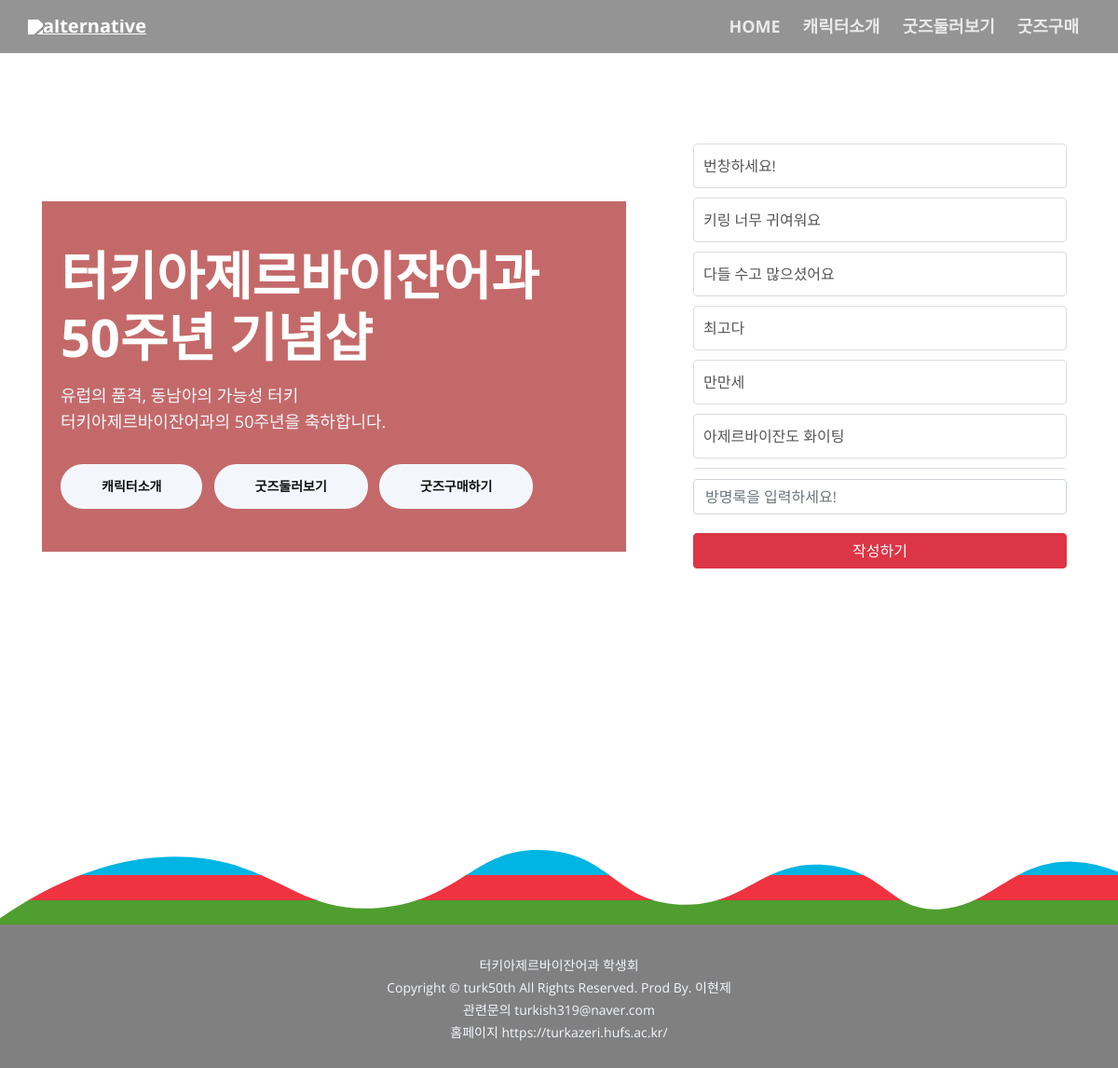
The page / on the database its author committed.
### guestbook/models.py (models this page shows)
class Balloon(models.Model):
    writer = models.CharField(max_length=10, null=True)
    body = models.CharField(max_length=50, null=True)

### guestbook/views.py (the view)
# urls.py: path('', views.balloon_list, name='home'),
@csrf_exempt
def balloon_list(request):
    if request.method == 'POST':
        body = request.POST.get('body')
        if body:
            Balloon.objects.create(body=body)
        return redirect('home')  # 방명록 작성 후 리다이렉트
    guestbook_entries = Balloon.objects.all().order_by('-id')
    return render(request, 'home.html', {'guestbook_entries': guestbook_entries})

### supply/templates/home.html (shortened to what this page needs)
{% extends 'base.html' %}
{% load static %}
{% block content %}
<header id="header" class="header">
    <div class="header-content">
        <div class="container" >
            <div class="row">
                <div class="col-lg-7 col-xl-5.1">
                    <div class="text-container">
                        <br>
                        <h1>터키아제르바이잔어과</br>  50주년 기념샵</h1>
                        <p class="p-large">유럽의 품격, 동남아의 가능성 터키<br> 터키아제르바이잔어과의 50주년을 축하합니다. </p>
                        <a class="btn-solid-lg page-scroll" href="">캐릭터소개</a>
                        <a class="btn-solid-lg page-scroll" href="{% url 'item:all' %}">굿즈둘러보기</a>
                            <a class="btn-solid-lg page-scroll" href="">굿즈구매하기</a>
                    </div>
                </div>
                <div class="col-lg-5 col-xl-5">
                    <div class="image-container">
                        <div class="guestbook">
                            {% for entry in guestbook_entries %}
                            <div class="entry">
                                <p>{{ entry.body }}</p>
                            </div>
                            {% endfor %}
                        </div>
                        <form method="POST" action="{% url 'home' %}" class="form-guestbook">
                            <input class="form-control" type="text" placeholder="방명록을 입력하세요!" aria-label="default input example" name="body" style="color: black;">
                            <button type="submit" class="btn btn-danger">작성하기</button>
                        </form>
                    </div>
                </div>
            </div>
        </div>
    </div>
</header>
{% endblock %}

### supply/static/css/styles.css (style rules this page uses)
body, html { width: 100%; height: 100%; }
body, p { color: #555; font: 400 1rem/1.625rem "Open Sans", sans-serif;; }
.p-large { font: 400 1.125rem/1.75rem "Open Sans", sans-serif; }
h1 { color: #333; font: 700 2.5rem/3.125rem "Open Sans", sans-serif; letter-spacing: -0.2px; }
a { color: #555; text-decoration: underline; }
.btn-solid-lg { display: inline-block; padding: 1.375rem 2.625rem 1.375rem 2.625rem; border: 0.125rem solid #5f4dee; border-radius: 2rem; background-color: #5f4dee; color: #fff; font: 700 0.875rem/0 "Open Sans", sans-serif; text-decoration: none; transition: all 0.2s; }
.header { background-color: #111111; }
.header .header-content { padding-top: 8rem; padding-bottom: 4rem; text-align: center; }
.header .text-container { margin-bottom: 3rem; }
.header h1 { margin-bottom: 1rem; color: #fff; font-size: 2.5rem; line-height: 3rem; }
.header .p-large { margin-bottom: 2rem; color: #f3f7fd; }
.header .btn-solid-lg { margin-right: 0.5rem; margin-bottom: 1.125rem; margin-left: 0.5rem; border-color: #f3f7fd; background-color: #f3f7fd; color: #111111; }
.footer-frame { width: 100%; height: 1.5rem; }
@media (min-width: 768px) { .header .text-container { margin-bottom: 4rem; } }
@media (min-width: 768px) { .header h1 { font-size: 3.5rem; line-height: 4.125rem; } }
@media (min-width: 768px) { .header .btn-solid-lg { margin-bottom: 0; margin-left: 0; } }
@media (min-width: 768px) { .footer-frame { height: 5rem; } }
@media (min-width: 992px) { .header .header-content { text-align: left; } }
@media (min-width: 992px) { .header .text-container { margin-top: 4rem; margin-bottom: 0; } }
@media (min-width: 992px) { .header .image-container { position: relative; margin-top: 3rem; } }
@media (min-width: 1200px) { .header .header-content { padding-top: 8rem; padding-bottom: 20rem; } }
@media (min-width: 1200px) { .header .text-container { margin-top: 5.5rem; margin-right: 0.5rem; } }
@media (min-width: 1200px) { .header .image-container { margin-top: 1rem; margin-left: 1.5rem; } }

### rows shown on the page
Balloon: body "번창하세요!"
Balloon: body "키링 너무 귀여워요"
Balloon: body "다들 수고 많으셨어요"
Balloon: body "최고다"
Balloon: body "만만세"
Balloon: body "아제르바이잔도 화이팅"
